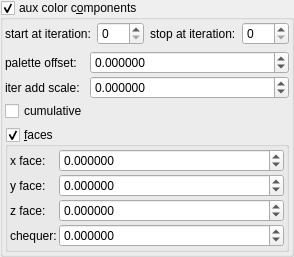
    <widget class="MyGroupBox" name="groupCheck_fold_color_aux_color_enabled_false">
     <property name="title">
      <string>aux color c&amp;omponents</string>
     </property>
     <property name="checkable">
      <bool>true</bool>
     </property>
     <layout class="QVBoxLayout" name="verticalLayout_12">
      <property name="leftMargin">
       <number>2</number>
      </property>
      <property name="topMargin">
       <number>2</number>
      </property>
      <property name="rightMargin">
       <number>2</number>
      </property>
      <property name="bottomMargin">
       <number>2</number>
      </property>
      <item>
       <layout class="QHBoxLayout" name="horizontalLayout_21" stretch="0,1,0,1">
        <item>
         <widget class="QLabel" name="label_102">
          <property name="text">
           <string>start at iteration:</string>
          </property>
         </widget>
        </item>
        <item>
         <widget class="MySpinBox" name="spinboxInt_fold_color_start_iterations_A">
          <property name="sizePolicy">
           <sizepolicy hsizetype="Minimum" vsizetype="Maximum">
            <horstretch>0</horstretch>
            <verstretch>0</verstretch>
           </sizepolicy>
          </property>
          <property name="minimum">
           <number>0</number>
          </property>
          <property name="maximum">
           <number>999</number>
          </property>
          <property name="value">
           <number>0</number>
          </property>
         </widget>
        </item>
        <item>
         <widget class="QLabel" name="label_74">
          <property name="text">
           <string>stop at iteration:</string>
          </property>
         </widget>
        </item>
        <item>
         <widget class="MySpinBox" name="spinboxInt_fold_color_stop_iterations_A">
          <property name="sizePolicy">
           <sizepolicy hsizetype="Preferred" vsizetype="Maximum">
            <horstretch>0</horstretch>
            <verstretch>0</verstretch>
           </sizepolicy>
          </property>
          <property name="maximum">
           <number>999</number>
          </property>
         </widget>
        </item>
       </layout>
      </item>
      <item>
       <layout class="QGridLayout" name="gridLayout_30" columnstretch="0,1">
        <property name="spacing">
         <number>2</number>
        </property>
        <item row="1" column="0">
         <widget class="QLabel" name="label_17">
          <property name="text">
           <string>iter add scale:</string>
          </property>
         </widget>
        </item>
        <item row="2" column="0">
         <widget class="MyCheckBox" name="checkBox_fold_color_aux_color_enabledB_false">
          <property name="text">
           <string notr="true">cumulative</string>
          </property>
         </widget>
        </item>
        <item row="0" column="0">
         <widget class="QLabel" name="label_18">
          <property name="text">
           <string>palette offset:</string>
          </property>
         </widget>
        </item>
        <item row="1" column="1">
         <widget class="MyDoubleSpinBox" name="spinbox_fold_color_difs0">
          <property name="sizePolicy">
           <sizepolicy hsizetype="Minimum" vsizetype="Maximum">
            <horstretch>0</horstretch>
            <verstretch>0</verstretch>
           </sizepolicy>
          </property>
          <property name="prefix">
           <string/>
          </property>
          <property name="suffix">
           <string/>
          </property>
          <property name="decimals">
           <number>6</number>
          </property>
          <property name="minimum">
           <double>-100.000000000000000</double>
          </property>
          <property name="maximum">
           <double>100.000000000000000</double>
          </property>
          <property name="singleStep">
           <double>0.100000000000000</double>
          </property>
         </widget>
        </item>
        <item row="0" column="1">
         <widget class="MyDoubleSpinBox" name="spinbox4_fold_color_difs_0000_x">
          <property name="sizePolicy">
           <sizepolicy hsizetype="Minimum" vsizetype="Maximum">
            <horstretch>0</horstretch>
            <verstretch>0</verstretch>
           </sizepolicy>
          </property>
          <property name="prefix">
           <string/>
          </property>
          <property name="suffix">
           <string/>
          </property>
          <property name="decimals">
           <number>6</number>
          </property>
          <property name="minimum">
           <double>-100.000000000000000</double>
          </property>
          <property name="maximum">
           <double>100.000000000000000</double>
          </property>
          <property name="singleStep">
           <double>0.100000000000000</double>
          </property>
         </widget>
        </item>
       </layout>
      </item>
      <item>
       <widget class="MyGroupBox" name="groupCheck_fold_color_aux_color_enabledA_false">
        <property name="title">
         <string>&amp;faces</string>
        </property>
        <property name="checkable">
         <bool>true</bool>
        </property>
        <layout class="QVBoxLayout" name="verticalLayout_15" stretch="0">
         <property name="spacing">
          <number>2</number>
         </property>
         <property name="leftMargin">
          <number>2</number>
         </property>
         <property name="topMargin">
          <number>2</number>
         </property>
         <property name="rightMargin">
          <number>2</number>
         </property>
         <property name="bottomMargin">
          <number>2</number>
         </property>
         <item>
          <layout class="QGridLayout" name="gridLayout_6" columnstretch="0,1">
           <property name="spacing">
            <number>2</number>
           </property>
           <item row="0" column="0">
            <widget class="QLabel" name="label_289">
             <property name="text">
              <string>x face:</string>
             </property>
            </widget>
           </item>
           <item row="0" column="1">
            <widget class="MyDoubleSpinBox" name="spinbox4_fold_color_difs_0000_y">
             <property name="sizePolicy">
              <sizepolicy hsizetype="Minimum" vsizetype="Maximum">
               <horstretch>0</horstretch>
               <verstretch>0</verstretch>
              </sizepolicy>
             </property>
             <property name="prefix">
              <string/>
             </property>
             <property name="suffix">
              <string/>
             </property>
             <property name="decimals">
              <number>6</number>
             </property>
             <property name="minimum">
              <double>-100.000000000000000</double>
             </property>
             <property name="maximum">
              <double>100.000000000000000</double>
             </property>
             <property name="singleStep">
              <double>0.100000000000000</double>
             </property>
            </widget>
           </item>
           <item row="1" column="1">
            <widget class="MyDoubleSpinBox" name="spinbox4_fold_color_difs_0000_z">
             <property name="sizePolicy">
              <sizepolicy hsizetype="Minimum" vsizetype="Maximum">
               <horstretch>0</horstretch>
               <verstretch>0</verstretch>
              </sizepolicy>
             </property>
             <property name="prefix">
              <string/>
             </property>
             <property name="suffix">
              <string/>
             </property>
             <property name="decimals">
              <number>6</number>
             </property>
             <property name="minimum">
              <double>-100.000000000000000</double>
             </property>
             <property name="maximum">
              <double>100.000000000000000</double>
             </property>
             <property name="singleStep">
              <double>0.100000000000000</double>
             </property>
            </widget>
           </item>
           <item row="2" column="1">
            <widget class="MyDoubleSpinBox" name="spinbox4_fold_color_difs_0000_w">
             <property name="sizePolicy">
              <sizepolicy hsizetype="Minimum" vsizetype="Maximum">
               <horstretch>0</horstretch>
               <verstretch>0</verstretch>
              </sizepolicy>
             </property>
             <property name="prefix">
              <string/>
             </property>
             <property name="suffix">
              <string/>
             </property>
             <property name="decimals">
              <number>6</number>
             </property>
             <property name="minimum">
              <double>-100.000000000000000</double>
             </property>
             <property name="maximum">
              <double>100.000000000000000</double>
             </property>
             <property name="singleStep">
              <double>0.100000000000000</double>
             </property>
            </widget>
           </item>
           <item row="3" column="0">
            <widget class="QLabel" name="label_179">
             <property name="text">
              <string>chequer:</string>
             </property>
            </widget>
           </item>
           <item row="2" column="0">
            <widget class="QLabel" name="label_180">
             <property name="text">
              <string>z face:</string>
             </property>
            </widget>
           </item>
           <item row="3" column="1">
            <widget class="MyDoubleSpinBox" name="spinbox_transf_offset_0">
             <property name="sizePolicy">
              <sizepolicy hsizetype="Minimum" vsizetype="Maximum">
               <horstretch>0</horstretch>
               <verstretch>0</verstretch>
              </sizepolicy>
             </property>
             <property name="prefix">
              <string/>
             </property>
             <property name="suffix">
              <string/>
             </property>
             <property name="decimals">
              <number>6</number>
             </property>
             <property name="minimum">
              <double>-99.999899999999997</double>
             </property>
             <property name="maximum">
              <double>99.999899999999997</double>
             </property>
             <property name="singleStep">
              <double>0.100000000000000</double>
             </property>
            </widget>
           </item>
           <item row="1" column="0">
            <widget class="QLabel" name="label_178">
             <property name="text">
              <string>y face:</string>
             </property>
            </widget>
           </item>
          </layout>
         </item>
        </layout>
       </widget>
      </item>
     </layout>
    </widget>
